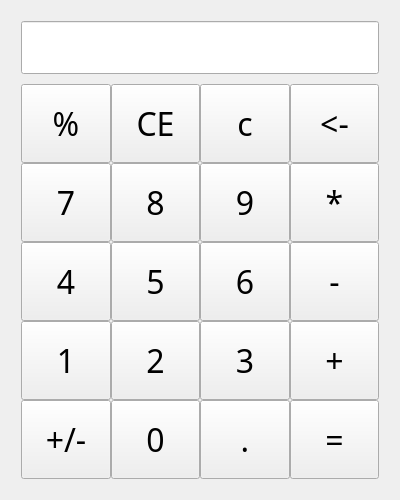
<?xml version="1.0" encoding="UTF-8"?>
<ui version="4.0">
 <class>MainWidget</class>
 <widget class="QWidget" name="MainWidget">
  <property name="geometry">
   <rect>
    <x>0</x>
    <y>0</y>
    <width>400</width>
    <height>500</height>
   </rect>
  </property>
  <property name="font">
   <font>
    <family>Hack Nerd Font</family>
    <pointsize>24</pointsize>
   </font>
  </property>
  <property name="windowTitle">
   <string>一个正经的计算器</string>
  </property>
  <layout class="QGridLayout" name="gridLayout_6">
   <item row="0" column="0">
    <layout class="QGridLayout" name="gridLayout_5">
     <property name="leftMargin">
      <number>10</number>
     </property>
     <property name="topMargin">
      <number>10</number>
     </property>
     <property name="rightMargin">
      <number>10</number>
     </property>
     <property name="bottomMargin">
      <number>10</number>
     </property>
     <property name="spacing">
      <number>10</number>
     </property>
     <item row="0" column="0">
      <widget class="QLineEdit" name="lineEdit">
       <property name="sizePolicy">
        <sizepolicy hsizetype="Expanding" vsizetype="Fixed">
         <horstretch>0</horstretch>
         <verstretch>0</verstretch>
        </sizepolicy>
       </property>
       <property name="minimumSize">
        <size>
         <width>0</width>
         <height>48</height>
        </size>
       </property>
       <property name="alignment">
        <set>Qt::AlignRight|Qt::AlignTrailing|Qt::AlignVCenter</set>
       </property>
      </widget>
     </item>
     <item row="1" column="0">
      <layout class="QGridLayout" name="gridLayout_4">
       <item row="0" column="0">
        <layout class="QVBoxLayout" name="verticalLayout">
         <item>
          <layout class="QGridLayout" name="gridLayout_3">
           <item row="0" column="0">
            <layout class="QGridLayout" name="gridLayout_2">
             <item row="0" column="0">
              <layout class="QGridLayout" name="gridLayout">
               <property name="spacing">
                <number>0</number>
               </property>
               <item row="0" column="0">
                <layout class="QHBoxLayout" name="horizontalLayout_5">
                 <property name="spacing">
                  <number>0</number>
                 </property>
                 <item>
                  <widget class="QPushButton" name="btn_mod">
                   <property name="sizePolicy">
                    <sizepolicy hsizetype="Expanding" vsizetype="Expanding">
                     <horstretch>0</horstretch>
                     <verstretch>0</verstretch>
                    </sizepolicy>
                   </property>
                   <property name="text">
                    <string>%</string>
                   </property>
                  </widget>
                 </item>
                 <item>
                  <widget class="QPushButton" name="btn_1">
                   <property name="sizePolicy">
                    <sizepolicy hsizetype="Expanding" vsizetype="Expanding">
                     <horstretch>0</horstretch>
                     <verstretch>0</verstretch>
                    </sizepolicy>
                   </property>
                   <property name="text">
                    <string>CE</string>
                   </property>
                  </widget>
                 </item>
                 <item>
                  <widget class="QPushButton" name="btn_clear">
                   <property name="sizePolicy">
                    <sizepolicy hsizetype="Expanding" vsizetype="Expanding">
                     <horstretch>0</horstretch>
                     <verstretch>0</verstretch>
                    </sizepolicy>
                   </property>
                   <property name="text">
                    <string>c</string>
                   </property>
                  </widget>
                 </item>
                 <item>
                  <widget class="QPushButton" name="btn_del">
                   <property name="sizePolicy">
                    <sizepolicy hsizetype="Expanding" vsizetype="Expanding">
                     <horstretch>0</horstretch>
                     <verstretch>0</verstretch>
                    </sizepolicy>
                   </property>
                   <property name="text">
                    <string>&lt;-</string>
                   </property>
                  </widget>
                 </item>
                </layout>
               </item>
               <item row="1" column="0">
                <layout class="QHBoxLayout" name="horizontalLayout_4">
                 <property name="spacing">
                  <number>0</number>
                 </property>
                 <item>
                  <widget class="QPushButton" name="num_7">
                   <property name="sizePolicy">
                    <sizepolicy hsizetype="Expanding" vsizetype="Expanding">
                     <horstretch>0</horstretch>
                     <verstretch>0</verstretch>
                    </sizepolicy>
                   </property>
                   <property name="text">
                    <string>7</string>
                   </property>
                  </widget>
                 </item>
                 <item>
                  <widget class="QPushButton" name="num_8">
                   <property name="sizePolicy">
                    <sizepolicy hsizetype="Expanding" vsizetype="Expanding">
                     <horstretch>0</horstretch>
                     <verstretch>0</verstretch>
                    </sizepolicy>
                   </property>
                   <property name="text">
                    <string>8</string>
                   </property>
                  </widget>
                 </item>
                 <item>
                  <widget class="QPushButton" name="num_9">
                   <property name="sizePolicy">
                    <sizepolicy hsizetype="Expanding" vsizetype="Expanding">
                     <horstretch>0</horstretch>
                     <verstretch>0</verstretch>
                    </sizepolicy>
                   </property>
                   <property name="text">
                    <string>9</string>
                   </property>
                  </widget>
                 </item>
                 <item>
                  <widget class="QPushButton" name="btn_mul">
                   <property name="sizePolicy">
                    <sizepolicy hsizetype="Expanding" vsizetype="Expanding">
                     <horstretch>0</horstretch>
                     <verstretch>0</verstretch>
                    </sizepolicy>
                   </property>
                   <property name="text">
                    <string>*</string>
                   </property>
                  </widget>
                 </item>
                </layout>
               </item>
               <item row="2" column="0">
                <layout class="QHBoxLayout" name="horizontalLayout_3">
                 <property name="spacing">
                  <number>0</number>
                 </property>
                 <item>
                  <widget class="QPushButton" name="num_4">
                   <property name="sizePolicy">
                    <sizepolicy hsizetype="Expanding" vsizetype="Expanding">
                     <horstretch>0</horstretch>
                     <verstretch>0</verstretch>
                    </sizepolicy>
                   </property>
                   <property name="text">
                    <string>4</string>
                   </property>
                  </widget>
                 </item>
                 <item>
                  <widget class="QPushButton" name="num_5">
                   <property name="sizePolicy">
                    <sizepolicy hsizetype="Expanding" vsizetype="Expanding">
                     <horstretch>0</horstretch>
                     <verstretch>0</verstretch>
                    </sizepolicy>
                   </property>
                   <property name="text">
                    <string>5</string>
                   </property>
                  </widget>
                 </item>
                 <item>
                  <widget class="QPushButton" name="num_6">
                   <property name="sizePolicy">
                    <sizepolicy hsizetype="Expanding" vsizetype="Expanding">
                     <horstretch>0</horstretch>
                     <verstretch>0</verstretch>
                    </sizepolicy>
                   </property>
                   <property name="text">
                    <string>6</string>
                   </property>
                  </widget>
                 </item>
                 <item>
                  <widget class="QPushButton" name="btn_sub">
                   <property name="sizePolicy">
                    <sizepolicy hsizetype="Expanding" vsizetype="Expanding">
                     <horstretch>0</horstretch>
                     <verstretch>0</verstretch>
                    </sizepolicy>
                   </property>
                   <property name="text">
                    <string>-</string>
                   </property>
                  </widget>
                 </item>
                </layout>
               </item>
               <item row="3" column="0">
                <layout class="QHBoxLayout" name="horizontalLayout_2">
                 <property name="spacing">
                  <number>0</number>
                 </property>
                 <item>
                  <widget class="QPushButton" name="num_1">
                   <property name="sizePolicy">
                    <sizepolicy hsizetype="Expanding" vsizetype="Expanding">
                     <horstretch>0</horstretch>
                     <verstretch>0</verstretch>
                    </sizepolicy>
                   </property>
                   <property name="text">
                    <string>1</string>
                   </property>
                  </widget>
                 </item>
                 <item>
                  <widget class="QPushButton" name="num_2">
                   <property name="sizePolicy">
                    <sizepolicy hsizetype="Expanding" vsizetype="Expanding">
                     <horstretch>0</horstretch>
                     <verstretch>0</verstretch>
                    </sizepolicy>
                   </property>
                   <property name="text">
                    <string>2</string>
                   </property>
                  </widget>
                 </item>
                 <item>
                  <widget class="QPushButton" name="num_3">
                   <property name="sizePolicy">
                    <sizepolicy hsizetype="Expanding" vsizetype="Expanding">
                     <horstretch>0</horstretch>
                     <verstretch>0</verstretch>
                    </sizepolicy>
                   </property>
                   <property name="text">
                    <string>3</string>
                   </property>
                  </widget>
                 </item>
                 <item>
                  <widget class="QPushButton" name="btn_add">
                   <property name="sizePolicy">
                    <sizepolicy hsizetype="Expanding" vsizetype="Expanding">
                     <horstretch>0</horstretch>
                     <verstretch>0</verstretch>
                    </sizepolicy>
                   </property>
                   <property name="text">
                    <string>+</string>
                   </property>
                  </widget>
                 </item>
                </layout>
               </item>
               <item row="4" column="0">
                <layout class="QHBoxLayout" name="horizontalLayout">
                 <property name="spacing">
                  <number>0</number>
                 </property>
                 <item>
                  <widget class="QPushButton" name="btn_0">
                   <property name="sizePolicy">
                    <sizepolicy hsizetype="Expanding" vsizetype="Expanding">
                     <horstretch>0</horstretch>
                     <verstretch>0</verstretch>
                    </sizepolicy>
                   </property>
                   <property name="text">
                    <string>+/-</string>
                   </property>
                  </widget>
                 </item>
                 <item>
                  <widget class="QPushButton" name="num_0">
                   <property name="sizePolicy">
                    <sizepolicy hsizetype="Expanding" vsizetype="Expanding">
                     <horstretch>0</horstretch>
                     <verstretch>0</verstretch>
                    </sizepolicy>
                   </property>
                   <property name="text">
                    <string>0</string>
                   </property>
                  </widget>
                 </item>
                 <item>
                  <widget class="QPushButton" name="point">
                   <property name="sizePolicy">
                    <sizepolicy hsizetype="Expanding" vsizetype="Expanding">
                     <horstretch>0</horstretch>
                     <verstretch>0</verstretch>
                    </sizepolicy>
                   </property>
                   <property name="text">
                    <string>.</string>
                   </property>
                  </widget>
                 </item>
                 <item>
                  <widget class="QPushButton" name="btn_ret">
                   <property name="sizePolicy">
                    <sizepolicy hsizetype="Expanding" vsizetype="Expanding">
                     <horstretch>0</horstretch>
                     <verstretch>0</verstretch>
                    </sizepolicy>
                   </property>
                   <property name="text">
                    <string>=</string>
                   </property>
                  </widget>
                 </item>
                </layout>
               </item>
              </layout>
             </item>
            </layout>
           </item>
          </layout>
         </item>
        </layout>
       </item>
      </layout>
     </item>
    </layout>
   </item>
  </layout>
 </widget>
 <resources/>
 <connections/>
</ui>
